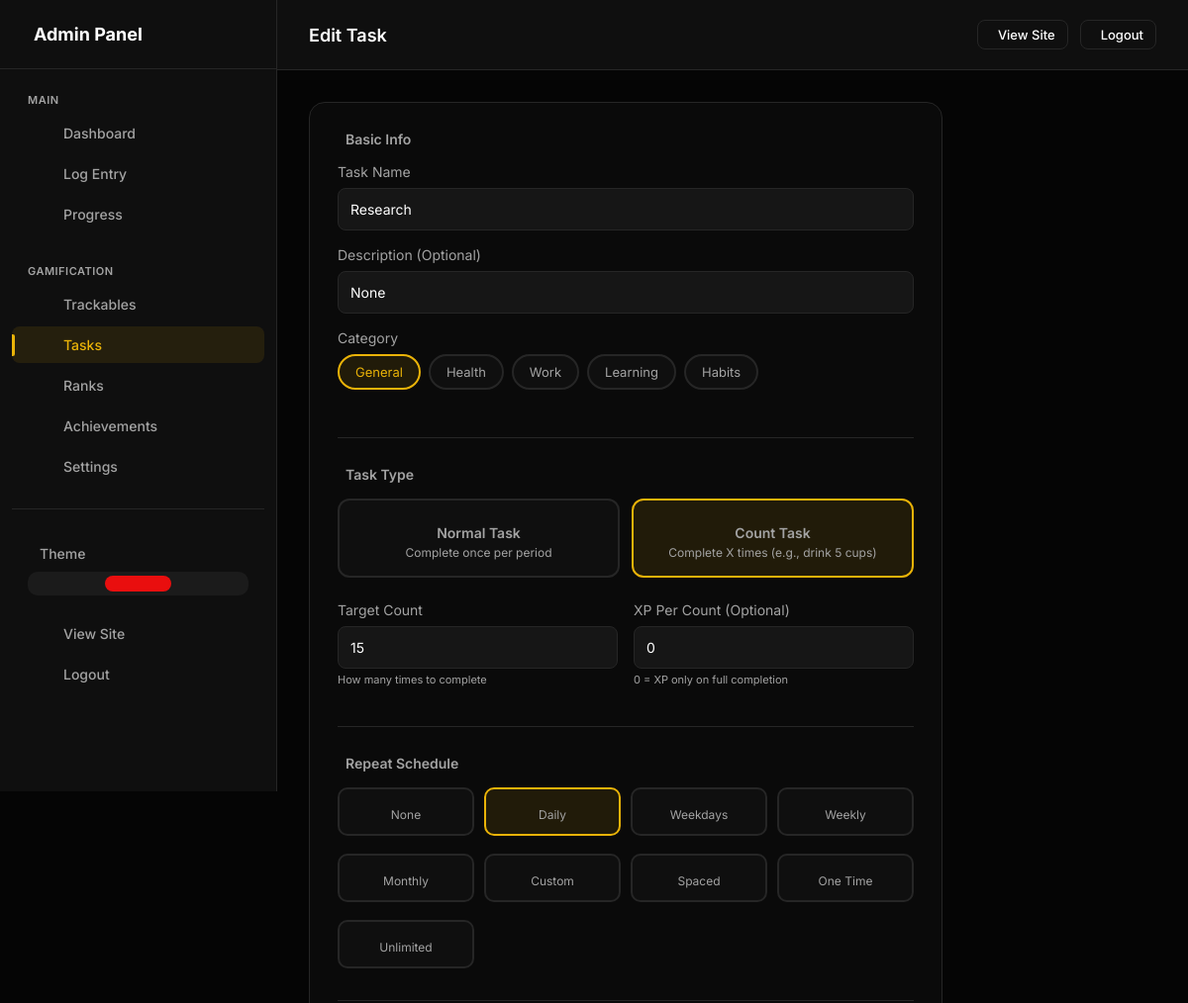
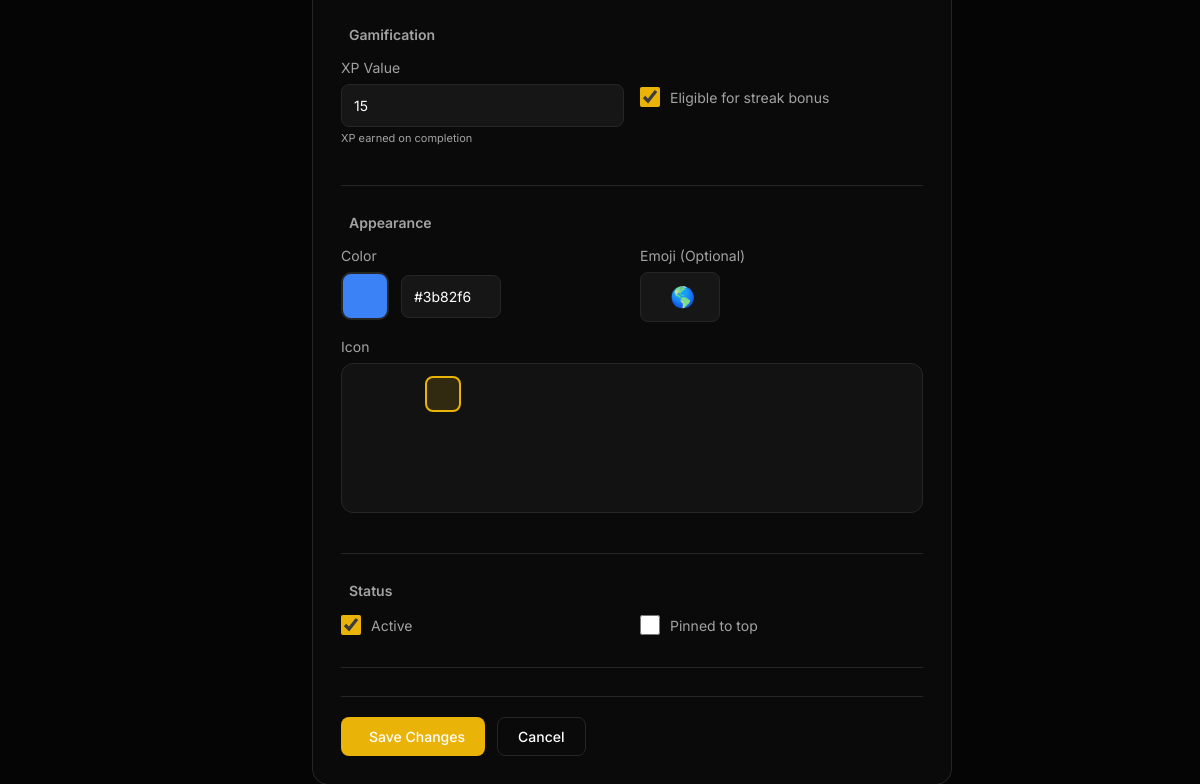
The app's page /admin/daily-tasks/5/edit (signed in), older data (2 pictures, top to bottom).
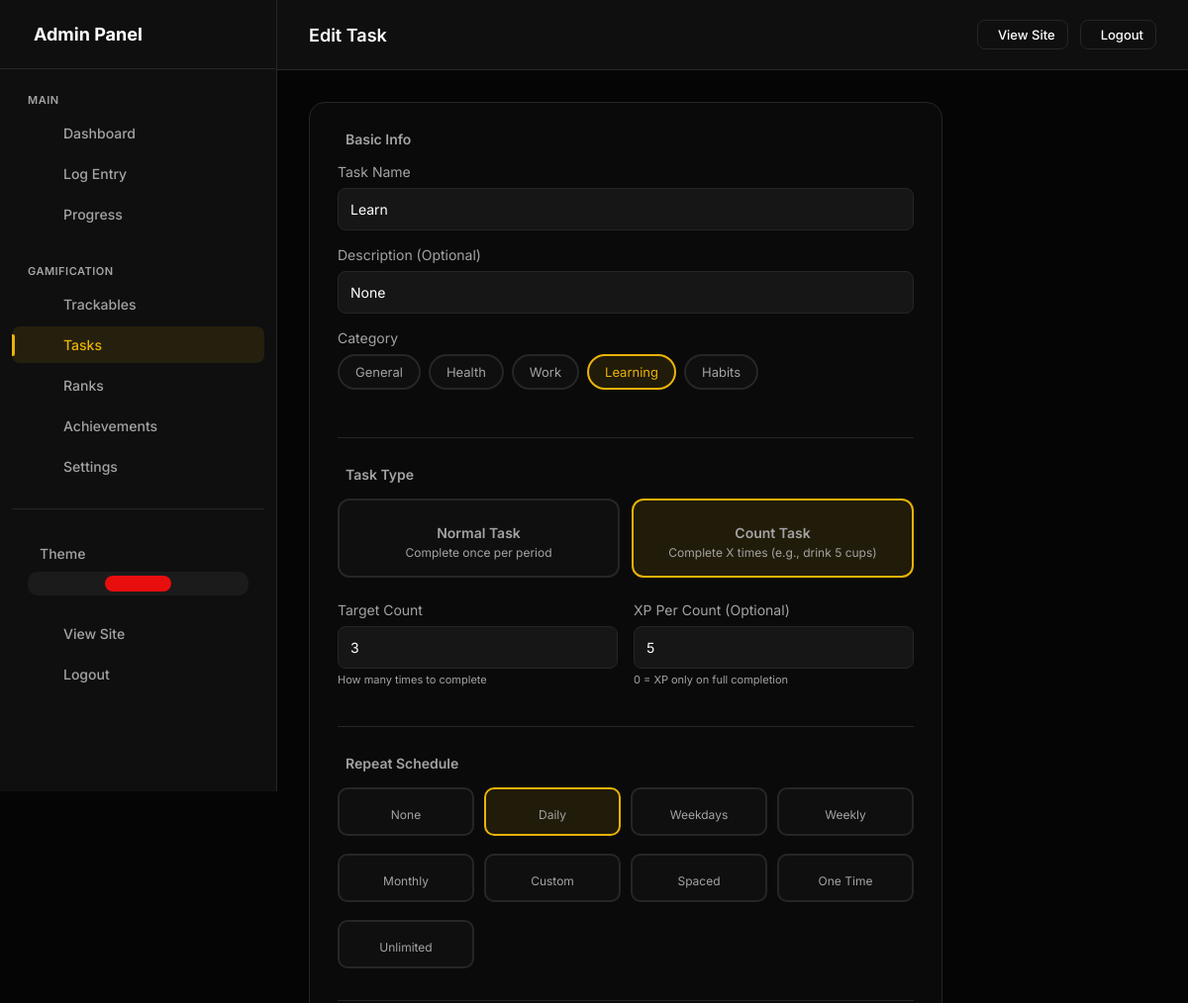
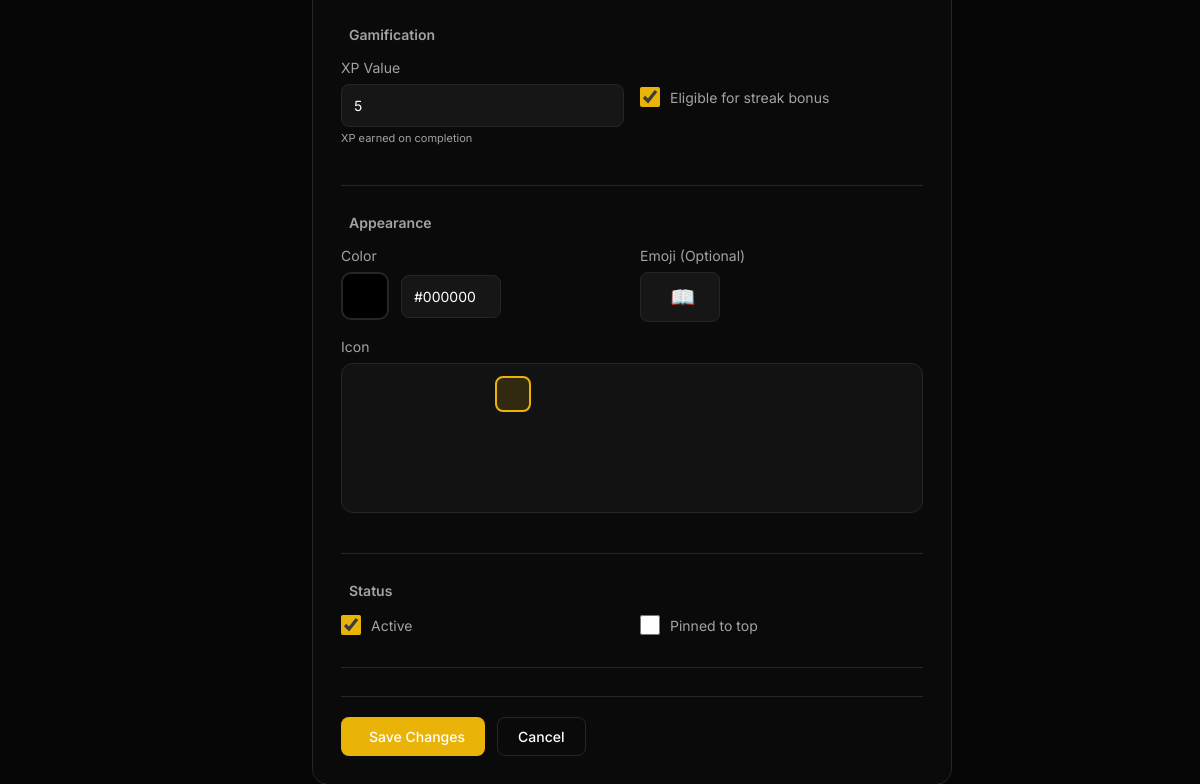
The same page, newer data (2 pictures, top to bottom).
### models.py (models this page shows, shortened)
class UserDailyTask(db.Model):
    __tablename__ = 'user_daily_tasks'
    id = db.Column(db.Integer, primary_key=True)
    user_id = db.Column(db.Integer, db.ForeignKey('users.id'), nullable=False, index=True)
    name = db.Column(db.String(100), nullable=False)
    slug = db.Column(db.String(100), nullable=False)
    description = db.Column(db.String(500))
    task_type = db.Column(db.String(20), default='normal')  # 'normal', 'count'
    target_count = db.Column(db.Integer, default=1)  # For count tasks: how many times to complete
    repeat_type = db.Column(db.String(20), default='daily')
    repeat_interval = db.Column(db.Integer, default=1)  # For 'custom': every X units
    repeat_unit = db.Column(db.String(10), default='day')  # 'day', 'week', 'month'
    repeat_days = db.Column(db.String(50))  # For 'weekly': JSON array like "[1,3,5]" for Mon/Wed/Fri
    repeat_day_of_month = db.Column(db.Integer)  # For 'monthly': which day (1-31)
    due_date = db.Column(db.Date)  # For 'once' tasks: when it's due
    completed_date = db.Column(db.Date)  # For 'once' tasks: when completed
    ebbinghaus_level = db.Column(db.Integer, default=0)  # Current level in spaced repetition
    next_due_date = db.Column(db.Date)  # When the task is next due
    xp_value = db.Column(db.Integer, default=10)
    xp_per_count = db.Column(db.Integer, default=0)  # For count tasks: XP per completion (0 = only on full completion)
    streak_bonus = db.Column(db.Boolean, default=True)  # Eligible for streak bonuses
    icon = db.Column(db.String(50), default='ph-check-circle')
    color = db.Column(db.String(20), default='#10b981')
    emoji = db.Column(db.String(10))
    display_order = db.Column(db.Integer, default=0)
    is_active = db.Column(db.Boolean, default=True)
    is_pinned = db.Column(db.Boolean, default=False)
    category = db.Column(db.String(50), default='general')  # 'health', 'work', 'learning', 'habits', 'general'
    created_at = db.Column(db.DateTime, default=datetime.utcnow)
    updated_at = db.Column(db.DateTime, default=datetime.utcnow, onupdate=datetime.utcnow)
    completions = db.relationship('TaskCompletion', backref='task', lazy=True, cascade='all, delete-orphan')
    def get_repeat_days(self):
        try:
            return json.loads(self.repeat_days or '[]')
        except:
            return []

### app.py (the view, shortened to what this page needs)
    @app.route('/admin/daily-tasks/<int:id>/edit', methods=['GET', 'POST'])
    @admin_required
    def admin_daily_task_edit(id):
        task = UserDailyTask.query.get_or_404(id)
        if task.user_id != current_user.id:
            abort(403)
        return render_template('admin/daily_task_form.html', task=task)

### templates/admin/daily_task_form.html (shortened to what the changed rows need)
{% extends "admin/base.html" %}
{% block page_title %}{{ 'Edit' if task else 'Add' }} Task{% endblock %}
{% block content %}
<div class="form-container">
    <form method="post" class="form-card" id="taskForm">
        <div class="form-section">
            <div class="form-group">
                <label> Task Name</label>
                <input type="text" name="name" value="{{ task.name if task else '' }}" required
                       placeholder="e.g., Drink Water, Exercise, Read">
            </div>
            <div class="form-group">
                <label> Description (Optional)</label>
                <input type="text" name="description" value="{{ task.description if task else '' }}"
                       placeholder="Brief description of the task">
            </div>
            <div class="form-group">
                <div class="category-pills">
                    {% set categories = [('general', 'General', 'ph-star'), ('health', 'Health', 'ph-heart'),
                                         ('work', 'Work', 'ph-briefcase'), ('learning', 'Learning', 'ph-book-open'),
                                         ('habits', 'Habits', 'ph-repeat')] %}
                    {% for value, label, icon in categories %}
                    <label class="category-pill {% if (task and task.category == value) or (not task and value == 'general') %}selected{% endif %}" data-value="{{ value }}">
                        <i class="ph {{ icon }}"></i> {{ label }}
                    </label>
                    {% endfor %}
                </div>
            </div>
        </div>
        <div class="form-section">
            <div class="form-group conditional-field" id="countFields" style="margin-top: 16px;">
                <div class="form-row">
                    <div class="form-group" style="margin-bottom: 0;">
                        <label> Target Count</label>
                        <input type="number" name="target_count" value="{{ task.target_count if task else 5 }}" min="1">
                        <div style="font-size: 11px; color: var(--text-muted); margin-top: 4px;">How many times to complete</div>
                    </div>
                    <div class="form-group" style="margin-bottom: 0;">
                        <label> XP Per Count (Optional)</label>
                        <input type="number" name="xp_per_count" value="{{ task.xp_per_count if task else 0 }}" min="0">
                        <div style="font-size: 11px; color: var(--text-muted); margin-top: 4px;">0 = XP only on full completion</div>
                    </div>
                </div>
            </div>
        </div>
                {% set repeats = [
                    ('none', 'None', 'ph-minus-circle'),
                    ('daily', 'Daily', 'ph-sun'),
                    ('weekdays', 'Weekdays', 'ph-calendar-blank'),
                    ('weekly', 'Weekly', 'ph-calendar'),
                    ('monthly', 'Monthly', 'ph-calendar-check'),
                    ('custom', 'Custom', 'ph-sliders'),
                    ('ebbinghaus', 'Spaced', 'ph-brain'),
                    ('once', 'One Time', 'ph-number-circle-one'),
                    ('unlimited', 'Unlimited', 'ph-infinity')
                ] %}
                    {% set weekdays = [('0', 'M'), ('1', 'T'), ('2', 'W'), ('3', 'T'), ('4', 'F'), ('5', 'S'), ('6', 'S')] %}
                    {% set selected_days = task.get_repeat_days() if task else [] %}
        <div class="form-section">
            <div class="form-row">
                <div class="form-group">
                    <label> XP Value</label>
                    <input type="number" name="xp_value" value="{{ task.xp_value if task else 10 }}" min="1" required>
                    <div style="font-size: 11px; color: var(--text-muted); margin-top: 4px;">XP earned on completion</div>
                </div>
                <div class="form-group">
                    <label class="checkbox-item" style="display: flex; align-items: center; gap: 10px; cursor: pointer; margin-top: 28px;">
                        <input type="checkbox" name="streak_bonus" {% if not task or task.streak_bonus %}checked{% endif %}
                               style="width: 20px; height: 20px; accent-color: var(--accent);">
                        <span>Eligible for streak bonus</span>
                    </label>
                </div>
            </div>
        </div>
        <div class="form-section">
            <div class="form-row">
                <div class="form-group">
                    <div class="color-input-wrapper">
                        <div class="color-preview" id="colorPreview" style="background: {{ task.color if task else '#10b981' }}">
                        </div>
                        <input type="text" id="colorText" value="{{ task.color if task else '#10b981' }}" style="width: 100px;" readonly>
                    </div>
                </div>
                <div class="form-group">
                    <label> Emoji (Optional)</label>
                    <input type="text" name="emoji" value="{{ task.emoji if task else '' }}" placeholder="💧" maxlength="4" style="width: 80px; text-align: center; font-size: 20px;">
                </div>
            </div>
                    {% set icons = ['ph-check-circle', 'ph-magnifying-glass', 'ph-pencil-line', 'ph-book-open', 'ph-chat-circle',
                                    'ph-trend-up', 'ph-video-camera', 'ph-microphone', 'ph-code', 'ph-brain', 'ph-dumbbell',
                                    'ph-heart', 'ph-star', 'ph-lightning', 'ph-fire', 'ph-rocket', 'ph-drop', 'ph-apple-logo',
                                    'ph-sun', 'ph-moon', 'ph-bed', 'ph-pill', 'ph-tooth', 'ph-shower-head'] %}
        </div>
        {% if task %}
        <div class="form-section">
            <div class="section-title"> Status</div>
            <div class="form-row">
                <label class="checkbox-item" style="display: flex; align-items: center; gap: 10px; cursor: pointer;">
                    <input type="checkbox" name="is_active" {% if task.is_active %}checked{% endif %}
                           style="width: 20px; height: 20px; accent-color: var(--accent);">
                    <span>Active</span>
                </label>
                <label class="checkbox-item" style="display: flex; align-items: center; gap: 10px; cursor: pointer;">
                    <input type="checkbox" name="is_pinned" {% if task.is_pinned %}checked{% endif %}
                           style="width: 20px; height: 20px; accent-color: var(--accent);">
                    <span>Pinned to top</span>
                </label>
            </div>
        </div>
        {% endif %}
    </form>
</div>
{% endblock %}

Row changes from the older to the newer data that the page shows:
changed UserDailyTask "None": name "Research" → "Learn"; category "general" → "learning" (drawn); target_count "15" → "3"; xp_per_count "0" → "5"; xp_value "15" → "5"; color "#3b82f6" → "#000000"; emoji "🌎" → "📖"; icon "ph-magnifying-glass" → "ph-pencil-line" (drawn)
